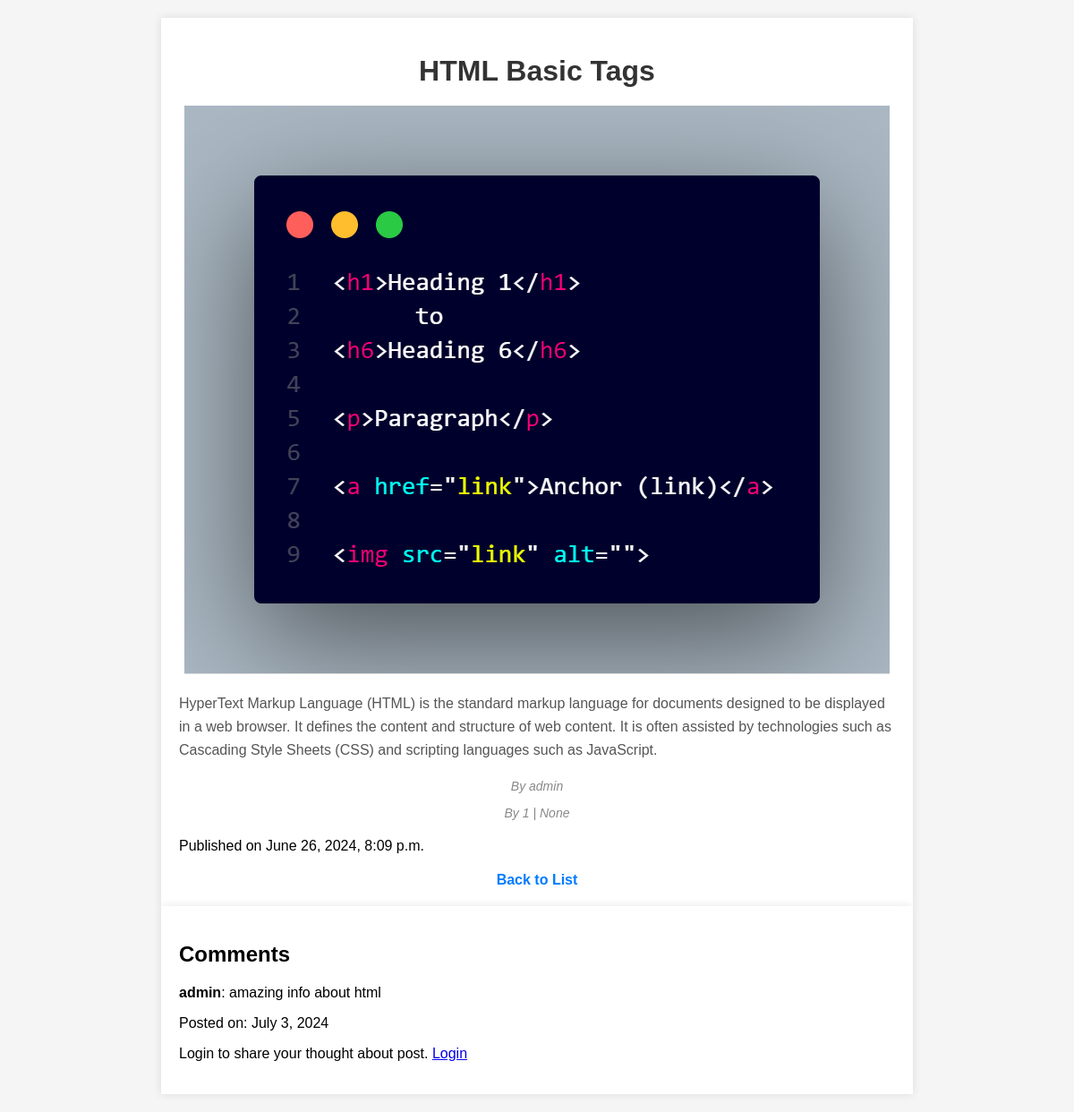
The page /post/7/ on the database as committed earlier.
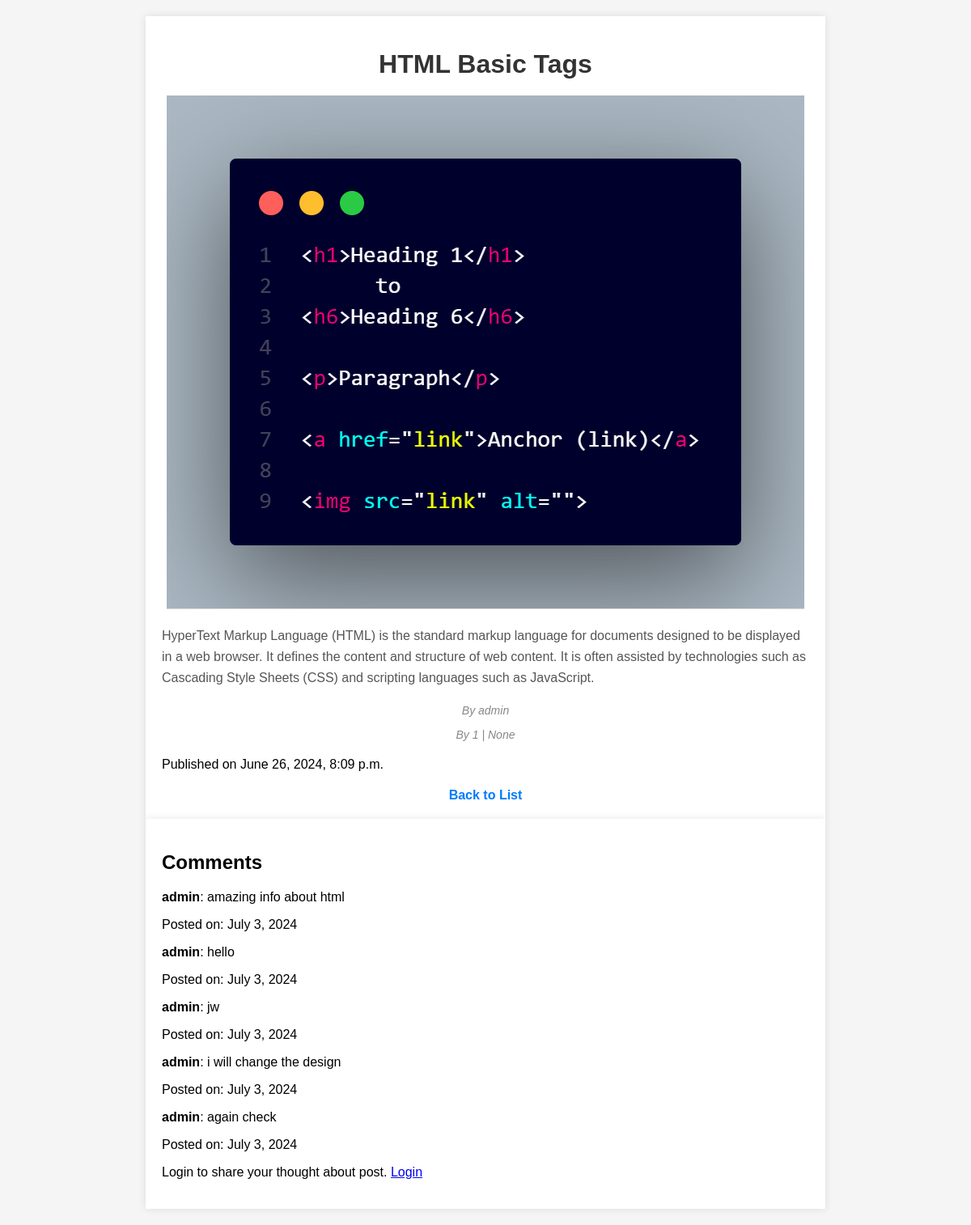
The same page on the database as committed later.
### blogapp/models.py (models this page shows, shortened)
class Comment(models.Model):
    name = models.CharField(max_length=50)
    body = models.TextField()
    post = models.ForeignKey(Post, on_delete=models.CASCADE, related_name='comments')
    created = models.DateField(auto_now_add=True)
    active = models.BooleanField()

### blogapp/views.py (the view, shortened to what this page needs)
# urls.py: path('post/<int:id>/', post_detail, name='post_detail'),
def post_detail(request, id):
    post = get_object_or_404(Post, id=id)
    comments = post.comments.all()
    form = CommentForm()
    context = {
        'post': post,
        'comments': comments,
        'form': form
    }
    return render(request, 'post_detail.html', context)

### blogapp/templates/post_detail.html (shortened to what this page needs)
<!DOCTYPE html>
<html>
  <head>
  </head>
  <body>
    <div class="container">
      <h1>{{ post.title }}</h1>
      <img
        src="{{ post.image.url }}"
        alt="{{ post.title }}"
        class="post-image"
      />
      <div class="post-content">
        <p>{{ post.description }}</p>
      </div>
      <div class="post-meta">
        <p><em>By {{ post.author }}</em></p>
        <p><em>By {{ post.author.id }} | {{ request.user.id }}</em></p>
      </div>
      <p>Published on {{ post.created_at }}</p>
      <a href="{% url 'home' %}" class="back-link">Back to List</a>
    </div>
    <div class="container">
      <h2>Comments</h2>
      <div>
        <div id="comments">
          {% if comments %} {% for comment in comments %}
          <div>
            <p><strong>{{ comment.name }}</strong>: {{ comment.body }}</p>
            <p>Posted on: {{ comment.created }}</p>
          </div>
          {% endfor %} {% else %}
          <p class="text-lg font-semibold italic text-red-500 ml-12 mt-10">
            No comments on this post 😦.
          </p>
          {% endif %}
        </div>
        {% if request.user.is_authenticated %}
        <h2>Leave a Comment</h2>
        <form id="commentForm" method="post" enctype="multipart/form-data">
          {% csrf_token %} {{ form.as_p }}
          <button type="submit">Comment</button>
        </form>
        {% else %}
        <p>
          Login to share your thought about post.
          <a href="{% url 'login' %}">Login</a>
        </p>
        {% endif %}
      </div>
    </div>
  </body>
</html>

Rows that differ between the two databases and show on the page:
added Comment: name "admin", body "hello", created "July 3, 2024"
added Comment: name "admin", body "jw", created "July 3, 2024"
added Comment: name "admin", body "i will change the design", created "July 3, 2024"
added Comment: name "admin", body "again check", created "July 3, 2024"
